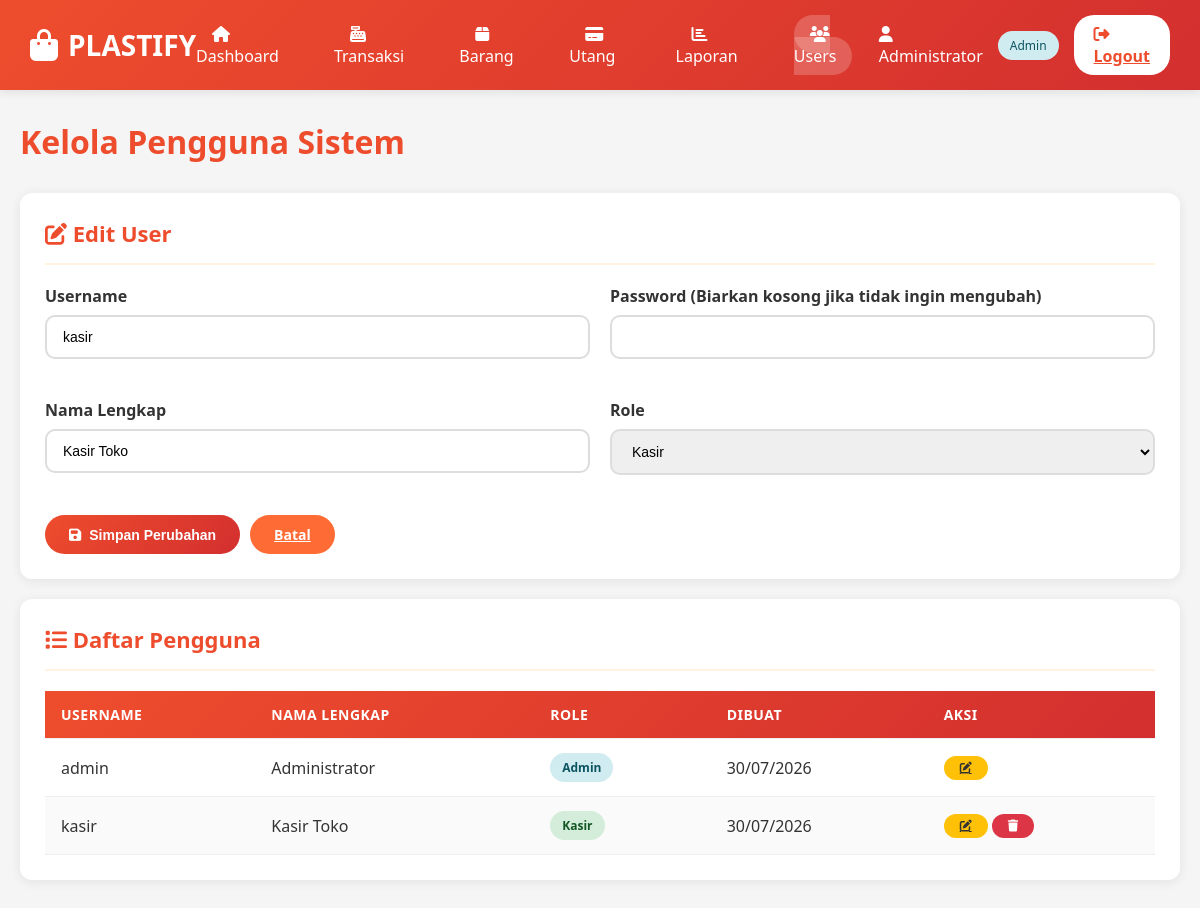
/users.php?edit=2 (signed in), run on the app's committed database.
### tables this page shows
CREATE TABLE users (
    id INT AUTO_INCREMENT PRIMARY KEY,
    username VARCHAR(50) NOT NULL UNIQUE,
    password VARCHAR(255) NOT NULL,
    nama_lengkap VARCHAR(100) NOT NULL,
    role ENUM('admin', 'kasir') NOT NULL,
    created_at TIMESTAMP DEFAULT CURRENT_TIMESTAMP
);

### users.php (the view, shortened to what this page needs)
<?php
require_once 'config/database.php';
$users = $pdo->query("SELECT * FROM users ORDER BY role, username")->fetchAll();
$edit_user = null;
if (isset($_GET['edit'])) {
    $stmt = $pdo->prepare("SELECT * FROM users WHERE id = ?");
    $stmt->execute([$_GET['edit']]);
    $edit_user = $stmt->fetch();
}
?>
<!DOCTYPE html>
<html lang="id">
<head>
    <link rel="stylesheet" href="assets/css/style.css">
    <link rel="stylesheet" href="https://cdnjs.cloudflare.com/ajax/libs/font-awesome/6.4.0/css/all.min.css">
</head>
<body>
    <header class="header">
        <div class="header-content">
            <div class="logo">
                <i class="fas fa-shopping-bag"></i> PLASTIFY
            </div>
            <ul class="nav-menu">
                <li><a href="dashboard.php"><i class="fas fa-home"></i> Dashboard</a></li>
                <li><a href="transaksi.php"><i class="fas fa-cash-register"></i> Transaksi</a></li>
                <li><a href="barang.php"><i class="fas fa-box"></i> Barang</a></li>
                <li><a href="utang.php"><i class="fas fa-credit-card"></i> Utang</a></li>
                <li><a href="laporan.php"><i class="fas fa-chart-bar"></i> Laporan</a></li>
                <li><a href="users.php" class="active"><i class="fas fa-users"></i> Users</a></li>
            </ul>
            <div class="user-info">
                <span><i class="fas fa-user"></i> <?php echo htmlspecialchars($_SESSION['nama_lengkap']); ?></span>
                <span class="badge badge-info"><?php echo ucfirst($_SESSION['role']); ?></span>
                <a href="logout.php" class="btn-logout"><i class="fas fa-sign-out-alt"></i> Logout</a>
            </div>
        </div>
    </header>
    <div class="container">
        <h1 style="margin-bottom: 30px; color: var(--primary-orange);">Kelola Pengguna Sistem</h1>
        <div class="card">
            <div class="card-header">
                <h2 class="card-title"><i class="fas fa-<?php echo $edit_user ? 'edit' : 'plus'; ?>"></i> <?php echo $edit_user ? 'Edit User' : 'Tambah User Baru'; ?></h2>
            </div>
            <form method="POST" action="">
                <div style="display: grid; grid-template-columns: 1fr 1fr; gap: 20px;">
                    <div class="form-group">
                        <label class="form-label">Username</label>
                        <input type="text" name="username" class="form-control" value="<?php echo $edit_user ? htmlspecialchars($edit_user['username']) : ''; ?>" required>
                    </div>
                    <div class="form-group">
                        <label class="form-label">Password <?php echo $edit_user ? '(Biarkan kosong jika tidak ingin mengubah)' : ''; ?></label>
                        <input type="password" name="password" class="form-control" <?php echo $edit_user ? '' : 'required'; ?>>
                    </div>
                    <div class="form-group">
                        <label class="form-label">Nama Lengkap</label>
                        <input type="text" name="nama_lengkap" class="form-control" value="<?php echo $edit_user ? htmlspecialchars($edit_user['nama_lengkap']) : ''; ?>" required>
                    </div>
                    <div class="form-group">
                        <label class="form-label">Role</label>
                        <select name="role" class="form-control" required>
                            <option value="kasir" <?php echo $edit_user && $edit_user['role'] == 'kasir' ? 'selected' : ''; ?>>Kasir</option>
                        </select>
                    </div>
                </div>
                <div style="display: flex; gap: 10px; margin-top: 20px;">
                    <button type="submit" class="btn btn-primary">
                        <i class="fas fa-<?php echo $edit_user ? 'save' : 'plus'; ?>"></i> <?php echo $edit_user ? 'Simpan Perubahan' : 'Tambah User'; ?>
                    </button>
                    <?php if ($edit_user): ?>
                        <a href="users.php" class="btn btn-secondary">Batal</a>
                    <?php endif; ?>
                </div>
            </form>
        </div>
        <div class="card">
            <div class="card-header">
                <h2 class="card-title"><i class="fas fa-list"></i> Daftar Pengguna</h2>
            </div>
            <div class="table-responsive">
                <table class="table">
                    <thead>
                        <tr>
                            <th>Username</th>
                            <th>Nama Lengkap</th>
                            <th>Role</th>
                            <th>Dibuat</th>
                            <th>Aksi</th>
                        </tr>
                    </thead>
                    <tbody>
                        <?php foreach ($users as $user): ?>
                            <tr>
                                <td><?php echo htmlspecialchars($user['username']); ?></td>
                                <td><?php echo htmlspecialchars($user['nama_lengkap']); ?></td>
                                <td>
                                    <span class="badge badge-<?php echo $user['role'] == 'admin' ? 'info' : 'success'; ?>">
                                        <?php echo ucfirst($user['role']); ?>
                                    </span>
                                </td>
                                <td><?php echo date('d/m/Y', strtotime($user['created_at'])); ?></td>
                                <td>
                                    <a href="users.php?edit=<?php echo $user['id']; ?>" class="btn btn-warning btn-sm">
                                        <i class="fas fa-edit"></i>
                                    </a>
                                    <?php if ($user['id'] != $_SESSION['user_id']): ?>
                                        <form method="POST" action="" style="display: inline;" onsubmit="return confirm('Yakin ingin menghapus user ini?');">
                                            <button type="submit" class="btn btn-danger btn-sm">
                                                <i class="fas fa-trash"></i>
                                            </button>
                                        </form>
                                    <?php endif; ?>
                                </td>
                            </tr>
                        <?php endforeach; ?>
                    </tbody>
                </table>
            </div>
        </div>
    </div>
</body>
</html>

### assets/css/style.css (style rules this page uses)
* { margin: 0; padding: 0; box-sizing: border-box; }
body { font-family: 'Segoe UI', Tahoma, Geneva, Verdana, sans-serif; background-color: #f5f5f5; color: #333; }
:root { --primary-orange: #ee4d2d; --primary-red: #d32f2f; --secondary-orange: #ff6b35; --light-orange: #fff3e0; --dark-gray: #333; --light-gray: #f5f5f5; --white: #ffffff; --success: #28a745; --danger: #dc3545; --warning: #ffc107; --info: #17a2b8; }
.header { background: linear-gradient(135deg, var(--primary-orange), var(--primary-red)); color: var(--white); padding: 15px 30px; box-shadow: 0 2px 10px rgba(0,0,0,0.1); position: sticky; top: 0; z-index: 1000; }
.header-content { display: flex; justify-content: space-between; align-items: center; max-width: 1400px; margin: 0 auto; }
.logo { font-size: 28px; font-weight: bold; display: flex; align-items: center; gap: 10px; }
.logo i { font-size: 32px; }
.nav-menu { display: flex; gap: 20px; list-style: none; }
.nav-menu a { color: var(--white); text-decoration: none; font-weight: 500; padding: 8px 16px; border-radius: 20px; transition: all 0.3s; }
.nav-menu a:hover, .nav-menu a.active { background-color: rgba(255,255,255,0.2); }
.user-info { display: flex; align-items: center; gap: 15px; }
.user-info span { font-weight: 500; }
.btn-logout { background-color: var(--white); color: var(--primary-orange); border: none; padding: 8px 20px; border-radius: 20px; cursor: pointer; font-weight: 600; transition: all 0.3s; }
.container { max-width: 1400px; margin: 30px auto; padding: 0 20px; }
.card { background: var(--white); border-radius: 12px; box-shadow: 0 2px 12px rgba(0,0,0,0.08); padding: 25px; margin-bottom: 20px; }
.card-header { display: flex; justify-content: space-between; align-items: center; margin-bottom: 20px; padding-bottom: 15px; border-bottom: 2px solid var(--light-orange); }
.card-title { font-size: 22px; font-weight: 700; color: var(--primary-orange); }
.btn { padding: 10px 24px; border: none; border-radius: 25px; cursor: pointer; font-weight: 600; font-size: 14px; transition: all 0.3s; display: inline-flex; align-items: center; gap: 8px; }
.btn-primary { background: linear-gradient(135deg, var(--primary-orange), var(--primary-red)); color: var(--white); }
.btn-secondary { background-color: var(--secondary-orange); color: var(--white); }
.btn-danger { background-color: var(--danger); color: var(--white); }
.btn-warning { background-color: var(--warning); color: var(--dark-gray); }
.btn-sm { padding: 6px 16px; font-size: 12px; }
.form-group { margin-bottom: 20px; }
.form-label { display: block; margin-bottom: 8px; font-weight: 600; color: var(--dark-gray); }
.form-control { width: 100%; padding: 12px 16px; border: 2px solid #ddd; border-radius: 10px; font-size: 14px; transition: all 0.3s; }
.form-control::placeholder { color: #999; }
select.form-control { cursor: pointer; }
.table-responsive { overflow-x: auto; }
.table { width: 100%; border-collapse: collapse; }
.table thead { background: linear-gradient(135deg, var(--primary-orange), var(--primary-red)); color: var(--white); }
.table th, .table td { padding: 14px 16px; text-align: left; border-bottom: 1px solid #eee; }
.table th { font-weight: 600; font-size: 14px; text-transform: uppercase; letter-spacing: 0.5px; }
.table tbody tr:nth-child(even) { background-color: #fafafa; }
.badge { padding: 6px 12px; border-radius: 20px; font-size: 12px; font-weight: 600; display: inline-block; }
.badge-success { background-color: #d4edda; color: #155724; }
.badge-info { background-color: #d1ecf1; color: #0c5460; }

### data on the page
users: username "kasir", nama_lengkap "Kasir Toko", role "Kasir", created_at "30/07/2026"
users: username "admin", nama_lengkap "Administrator", role "Admin", created_at "30/07/2026"

### other printed values
$_SESSION['nama_lengkap'] "Administrator"
$_SESSION['role'] "Admin"
